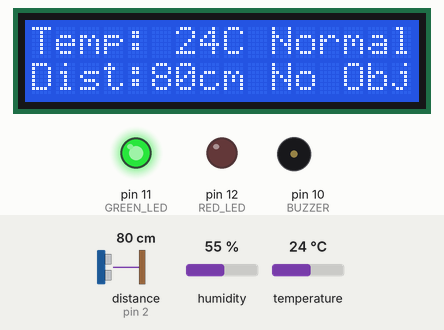
This program was run on a simulated Arduino Uno, built with avr-gcc and run on an emulated ATmega328P. Shown: 16×2 character LCD, output pins drawn as LEDs (lit = HIGH), buzzer (waves = sounding). Wiring (from diagram.json): ultrasonic range finder: trigger pin 3; echo pin 2. The test bench sets the inputs (shaded band); at power-on: distance to the obstacle (sensor on pin 2) 80 cm, temperature 24 °C, humidity 55 %. The echo pulse lasts 58.3 µs per cm; pins used as bus, display or sensor lines are not drawn.

Above: at 1.2 s.
1.3 s: distance to the obstacle (sensor on pin 2) set to 14 cm
At 2.5 s:
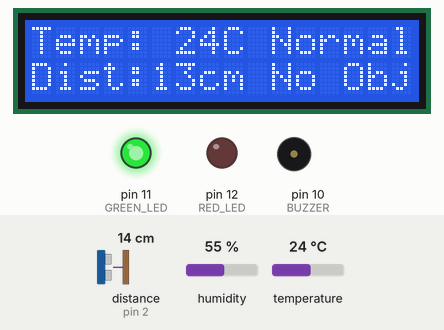
3.6 s: distance to the obstacle (sensor on pin 2) set to 10 cm
At 5.5 s:
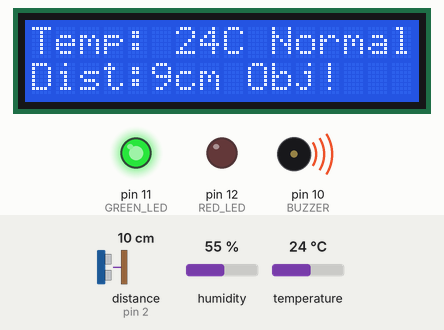
8.8 s: temperature set to 34.7 °C
At 12.7 s:
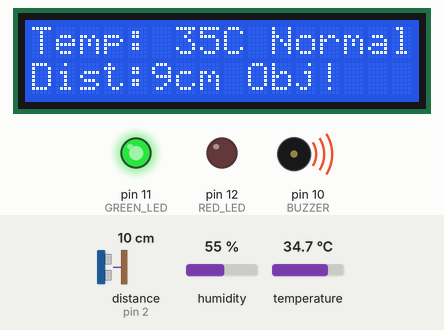
13.0 s: temperature set to 35.8 °C
At 16.1 s:
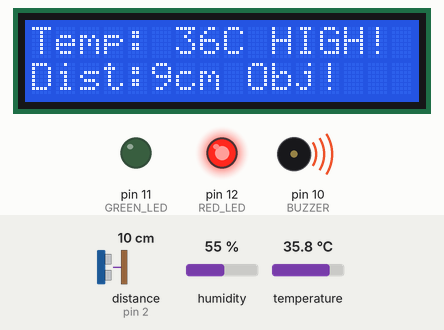
17.1 s: distance to the obstacle (sensor on pin 2) set to 18 cm
At 19.0 s:
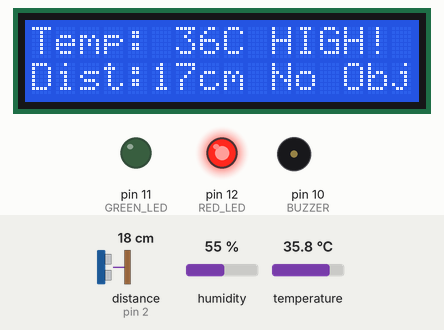
21.2 s: humidity set to 22 %
Timing chart, 0 to 28.3 s (numbered marks = the images above; inputs shaded):
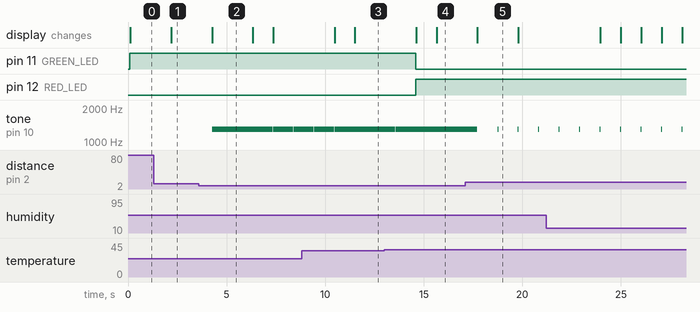

The program:

main.cpp
```cpp
#include <Arduino.h>
#include <LiquidCrystal_I2C.h>
#include <DHT.h>

LiquidCrystal_I2C lcd(0x27,16,2);

#define PIN_TRIG 3
#define PIN_ECHO 2
#define RED_LED 12
#define GREEN_LED 11
#define BUZZER 10
#define DHTPIN 4

#define DHTTYPE DHT22

DHT dht(DHTPIN, DHTTYPE);

void setup() {

  lcd.init();
  lcd.backlight();
  lcd.clear();

  pinMode(PIN_TRIG, OUTPUT);
  pinMode(PIN_ECHO, INPUT);

  pinMode(RED_LED,OUTPUT);
  pinMode(GREEN_LED,OUTPUT);
  pinMode(BUZZER,OUTPUT);

  dht.begin();

}

void loop() {

  digitalWrite(PIN_TRIG, HIGH);
  delayMicroseconds(10);
  digitalWrite(PIN_TRIG, LOW);

  int duration = pulseIn(PIN_ECHO, HIGH);
  int cm = duration / 58;

  float temp = dht.readTemperature();

  lcd.clear();

  lcd.setCursor(0, 0);
  lcd.print("Temp: ");
  lcd.print(temp, 0);
  lcd.print("C ");

  if (temp > 35) {
    tone(BUZZER, 1300);
    digitalWrite(RED_LED, HIGH);
    digitalWrite(GREEN_LED, LOW);
    lcd.print("HIGH!");
  } else {
    noTone(BUZZER);
    digitalWrite(GREEN_LED, HIGH);
    digitalWrite(RED_LED, LOW);
    lcd.print("Normal");
  }

  lcd.setCursor(0, 1);
  lcd.print("Dist:");
  lcd.print(cm);
  lcd.print("cm ");

  if (cm <= 10) {
    tone(BUZZER, 1300);
    lcd.print("Obj!");
  } else {
    noTone(BUZZER);
    lcd.print("No Obj");
  }

  delay(1000);
}
```

Measured:
- the behaviour switches between 12 and 11 cm on distance to the obstacle (sensor on pin 2) (found by bisection; images 1 and 2)
- the behaviour switches between 35 and 35.1 °C on temperature (found by bisection; images 3 and 4)
- after the input at 1.3 s, the display: changes after 0.89 s (image 1)
- after the input at 3.6 s, tone on pin 10 (BUZZER): alternates 1300 Hz for 1.0 s and silent for 0.01 s, starting after 0.66 s; the display: changes after 0.67 s (image 2)
- after the input at 8.8 s, the display: first changes after 1.7 s (image 3 shows a later state)
- after the input at 13.0 s, pin 11 (GREEN_LED): HIGH → LOW after 1.6 s; pin 12 (RED_LED): LOW → HIGH after 1.6 s; tone on pin 10 (BUZZER): goes on until 13.6 s, then stays 1300 Hz; the display: first changes after 1.6 s (image 4 shows a later state)
- after the input at 17.1 s, tone on pin 10 (BUZZER): alternates 1300 Hz for 0.01 s and silent for 1.0 s, starting after 0.62 s; the display: changes after 0.62 s (image 5)
